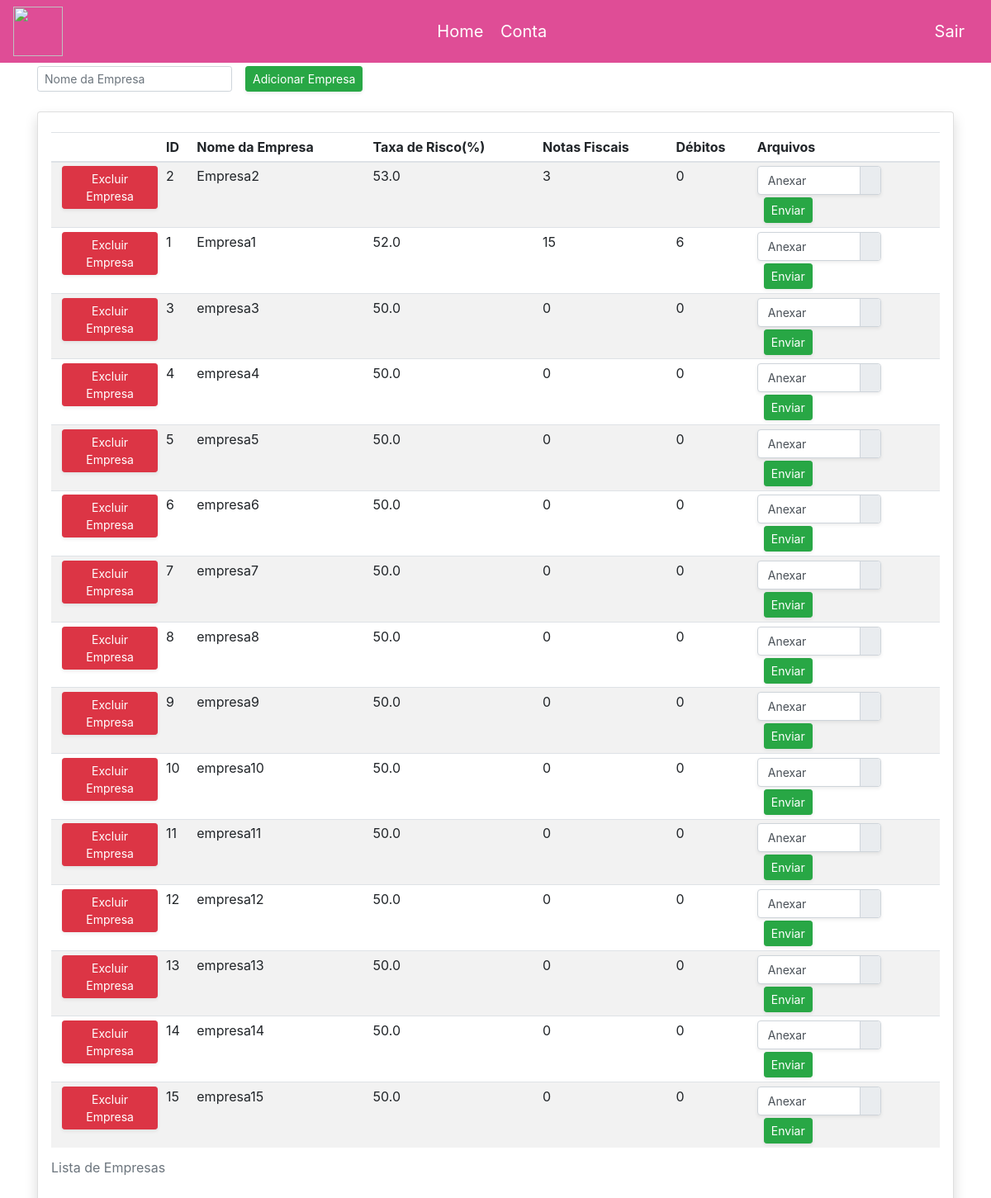
The app's page /current_user (signed in) with its own data.
### src/models/company.py (models this page shows, shortened)
class CompanyModel(database.Model):
    __tablename__ = "companies"
    id = database.Column(database.Integer, primary_key=True, autoincrement=True)
    company_name = database.Column(database.String(80), nullable=False, unique=True)
    risk_rating = database.Column(database.Float(precision=2), default=50)
    invoices = database.Column(database.Integer)
    debits = database.Column(database.Integer)

### src/routes.py (the view)
    @app.route("/current_user")
    @login_required
    def home():
        companies = CompanyModel.query.all()
        return render_template("home.html", companies=companies)

### app.py (called while the page is built)
@login_manager.user_loader
def current_user(user_id):
    return UserModel.query.get(user_id)

### templates/home.html (shortened to what this page needs)
{% extends "base.html" %}
{% block content %}
    <form class="form-inline" action="{{ url_for('new_company') }}" method="POST">
        <div class="form-group mb-2">
            <input type="text" name="company_name" class="form-control form-control-sm" placeholder="Nome da Empresa">
        </div>
        <button type="submit" class="btn btn-success mb-2 ml-3 shadow-sm btn-sm">Adicionar Empresa</button>
    </form>
    <div class="mt-3 card pt-4 pb-4 shadow p-3 mb-2 bg-white rounded">
        <table class="table table-striped table-sm">
            <caption>Lista de Empresas</caption>
            <thead>
            <tr>
                <th scope="col"></th>
                <th scope="col">ID</th>
                <th scope="col">Nome da Empresa</th>
                <th scope="col">Taxa de Risco(%)</th>
                <th scope="col">Notas Fiscais</th>
                <th scope="col">Débitos</th>
                <th scope="col">Arquivos</th>
            </tr>
            </thead>
            <tbody>
                {% for company in companies|sort(reverse=true, attribute='risk_rating') %}
                    <tr>
                        <td style="max-width: 95px;">
                            <a type="button" href="{{ url_for('delete_company', id=company.id) }}" class="btn btn-danger btn-sm shadow-sm ml-2">Excluir Empresa</a>
                        </td>
                        <td>{{company.id}}</td>
                        <td>{{company.company_name}}</td>
                        <td>{{company.risk_rating}}</td>
                        <td>{{company.invoices}}</td>
                        <td>{{company.debits}}</td>
                        <td style="max-width: 160px;">
                            <form action="{{ url_for('send_file', id=company.id) }}" method="POST" enctype="multipart/form-data">
                                <div class="custom-file " style="max-width: 150px;">
                                    <label class="custom-file-label text-left btn-sm shadow-sm" data-browse="">Anexar</label>
                                </div>
                                <input type="submit" href="url_for('home')" class="btn btn-success btn-sm shadow-sm ml-2" value="Enviar">
                            </form>
                        </td>
                    </tr>
                {% endfor %}
            </tbody>
        </table>
    </div>
{% endblock %}

### records on screen
CompanyModel: id "2", company_name "Empresa2", risk_rating "53.0", invoices "3", debits "0"
CompanyModel: id "1", company_name "Empresa1", risk_rating "52.0", invoices "15", debits "6"
CompanyModel: id "3", company_name "empresa3", risk_rating "50.0", invoices "0", debits "0"
CompanyModel: id "4", company_name "empresa4", risk_rating "50.0", invoices "0", debits "0"
CompanyModel: id "5", company_name "empresa5", risk_rating "50.0", invoices "0", debits "0"
CompanyModel: id "6", company_name "empresa6", risk_rating "50.0", invoices "0", debits "0"
CompanyModel: id "7", company_name "empresa7", risk_rating "50.0", invoices "0", debits "0"
CompanyModel: id "8", company_name "empresa8", risk_rating "50.0", invoices "0", debits "0"
CompanyModel: id "9", company_name "empresa9", risk_rating "50.0", invoices "0", debits "0"
CompanyModel: id "10", company_name "empresa10", risk_rating "50.0", invoices "0", debits "0"
CompanyModel: id "11", company_name "empresa11", risk_rating "50.0", invoices "0", debits "0"
CompanyModel: id "12", company_name "empresa12", risk_rating "50.0", invoices "0", debits "0"
CompanyModel: id "13", company_name "empresa13", risk_rating "50.0", invoices "0", debits "0"
CompanyModel: id "14", company_name "empresa14", risk_rating "50.0", invoices "0", debits "0"
CompanyModel: id "15", company_name "empresa15", risk_rating "50.0", invoices "0", debits "0"
